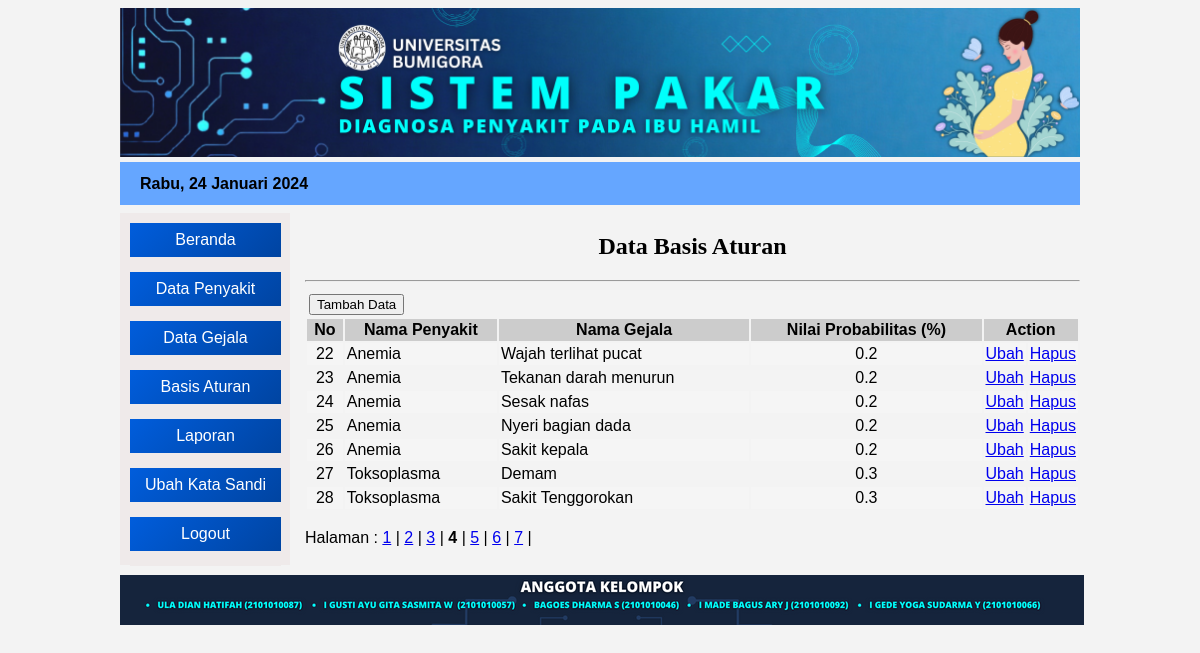
/admin/index.php?open=Basis-Aturan&halaman=4 (signed in), run on the app's committed database.
### tables this page shows
CREATE TABLE `tblaturan` (
  `kd_aturan` int(11) NOT NULL,
  `kd_gejala` varchar(7) NOT NULL,
  `kd_penyakit` varchar(7) NOT NULL,
  `nl_prob` decimal(2,1) NOT NULL
);

CREATE TABLE `tblpenyakit` (
  `kd_penyakit` varchar(20) NOT NULL,
  `nm_penyakit` varchar(40) NOT NULL,
  `nl_penyakit` float NOT NULL,
  `pengobatan` text NOT NULL
);

CREATE TABLE `tblgejala` (
  `kd_gejala` varchar(7) NOT NULL,
  `nm_gejala` varchar(80) NOT NULL
);

### admin/aturan_data.php (the view)
<?php
  include "../lib/koneksi.php";
  $batas = 7;
  $halaman = (isset($_GET['halaman'])) ? $_GET['halaman'] : 1;
  $posisi = ($halaman - 1) * $batas;
  echo "<center><h2>Data Basis Aturan</h2></center><hr>";
  $query = "SELECT a.kd_aturan, b.kd_penyakit, b.nm_penyakit, c.kd_gejala, c.nm_gejala, a.nl_prob
            FROM tblaturan a, tblpenyakit b, tblgejala c
            WHERE a.kd_penyakit=b.kd_penyakit AND a.kd_gejala=c.kd_gejala
            ORDER BY b.kd_penyakit ASC, c.kd_gejala ASC
            LIMIT $posisi, $batas";
  $tampil = mysqli_query($konek, $query);
 ?>
<table border="0" cellpadding="2" width="100%">
  <tr>
    <td colspan="2" rowspan="2">
      <form action="?open=Aturan-Add&status=tambah" method="Post">
        <input type="submit" name="btntambah" value="Tambah Data" />
      </form>
    </td>
  </tr>
  <tr></tr>
  <tr bgcolor="#CCCCCC">
    <th> No </th>
    <th width="20%"> Nama Penyakit </th>
    <th> Nama Gejala </th>
    <th> Nilai Probabilitas (%) </th>
    <th colspan="2" width="10%"> Action </th>
  </tr>
  <?php
    $no = $posisi + 1;
    while ($data = mysqli_fetch_array($tampil)) {
      $warna = ($no % 2 == 1) ? '' : '#F5F5F5';
      echo "<tr bgcolor=$warna>
             <td align='center'>$no</td>
             <td>$data[nm_penyakit]</td>
             <td>$data[nm_gejala]</td>
             <td align='center'>$data[nl_prob]</td>
             <td align='center'><a href='?open=Aturan-Edit&kode=$data[kd_aturan]' target='_self' alt='Edit Data'>Ubah</a></td>
             <td align='center'><a href='?open=Aturan-Hapus&kode=$data[kd_aturan]' target='_self' alt='Delete Data'>Hapus</a></td>
           </tr>";
      $no++;
    }
    echo "</table>";
    $semuadata = "SELECT a.kd_aturan, b.kd_penyakit, b.nm_penyakit, c.kd_gejala, c.nm_gejala, a.nl_prob
                  FROM tblaturan a, tblpenyakit b, tblgejala c
                  WHERE a.kd_penyakit=b.kd_penyakit AND a.kd_gejala=c.kd_gejala
                  ORDER BY b.kd_penyakit ASC, c.kd_gejala ASC";
    $query2 = mysqli_query($konek, $semuadata);
    $jmldata = mysqli_num_rows($query2);
    $jmlhalaman = ceil($jmldata / $batas);
    echo "<br> Halaman : ";
    for ($a = 1; $a <= $jmlhalaman; $a++) {
      if ($a != $halaman) {
        echo "<a href='?open=Basis-Aturan&halaman=$a'>$a</a> | ";
      } else {
        echo "<b>$a</b> | ";
      }
    }
?>

### css/desig1.css (style rules this page uses)
* { font-family: Arial, tahoma, sans-serif; }
body { background-color: #f3f3f3; }
#isi h2 { font-family: tahoma, "Times New Roman", "Maiandra GD", sans-serif; }

### data on the page
tblaturan: kd_penyakit.nm_penyakit "Anemia", kd_gejala.nm_gejala "Wajah terlihat pucat", nl_prob "0.2"
tblaturan: kd_penyakit.nm_penyakit "Anemia", kd_gejala.nm_gejala "Tekanan darah menurun", nl_prob "0.2"
tblaturan: kd_penyakit.nm_penyakit "Anemia", kd_gejala.nm_gejala "Sesak nafas", nl_prob "0.2"
tblaturan: kd_penyakit.nm_penyakit "Anemia", kd_gejala.nm_gejala "Nyeri bagian dada", nl_prob "0.2"
tblaturan: kd_penyakit.nm_penyakit "Anemia", kd_gejala.nm_gejala "Sakit kepala", nl_prob "0.2"
tblaturan: kd_penyakit.nm_penyakit "Toksoplasma", kd_gejala.nm_gejala "Demam", nl_prob "0.3"
tblaturan: kd_penyakit.nm_penyakit "Toksoplasma", kd_gejala.nm_gejala "Sakit Tenggorokan", nl_prob "0.3"

### other printed values
$namabln "Rabu"
$tgl "24"
$namabulan "Januari"
$thn "2024"
